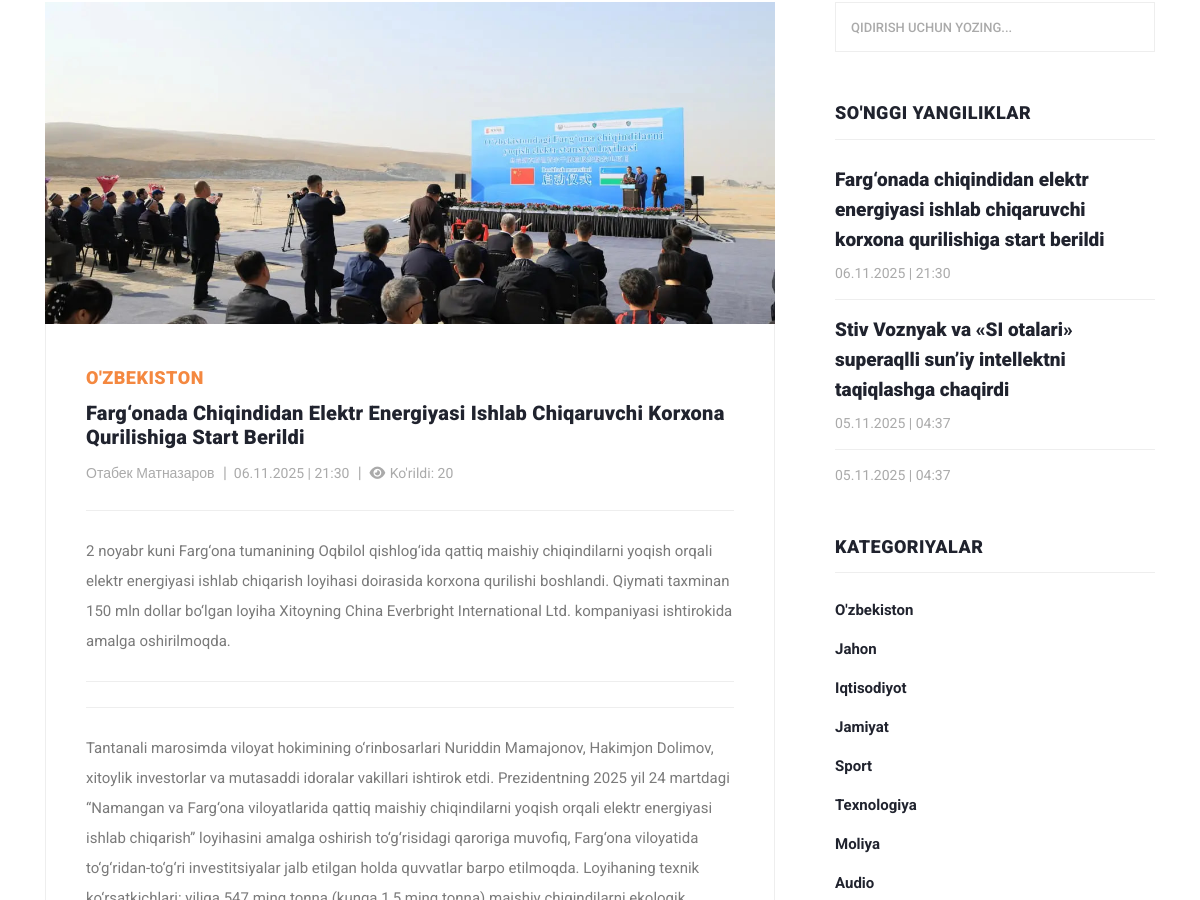
/?controller=news_view&id=1 (middle part), run on an earlier commit of the app's database.
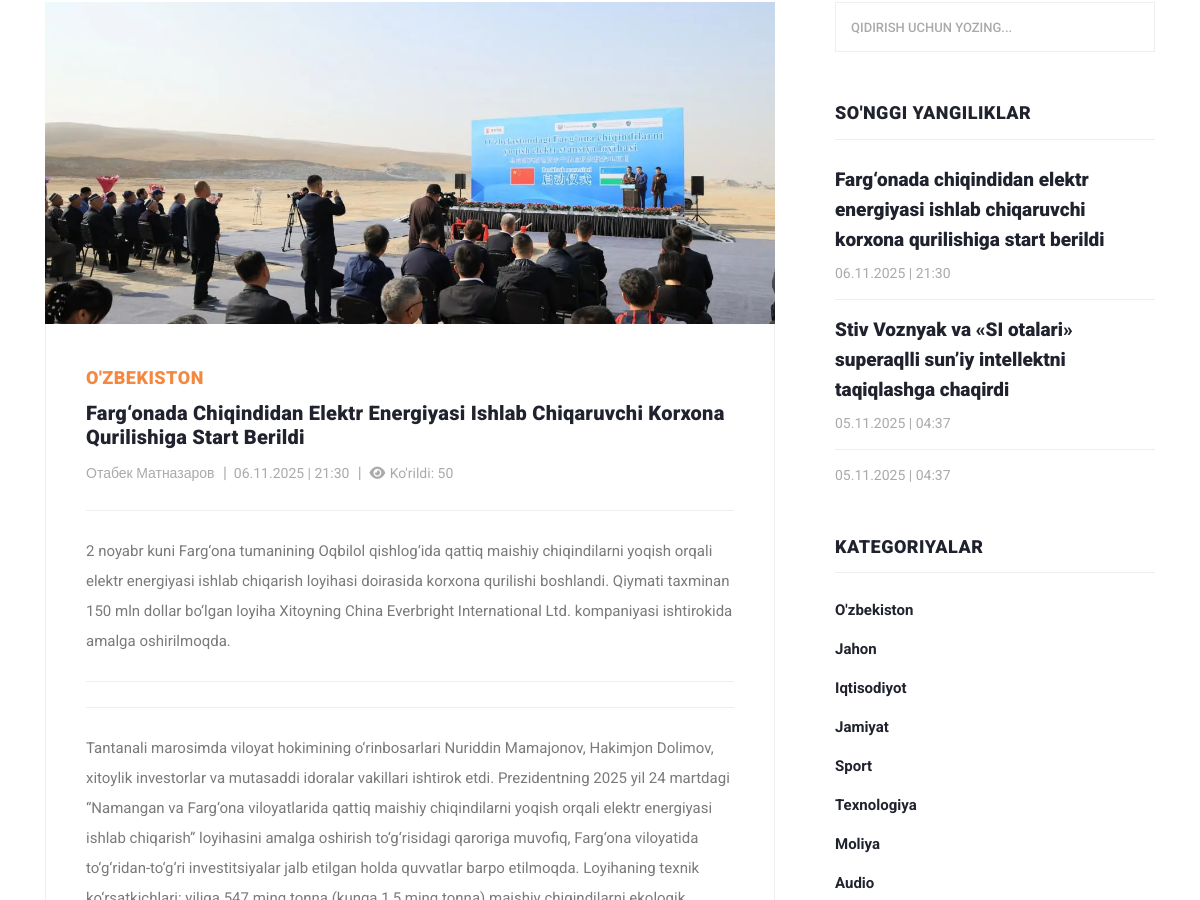
And on a later commit of the database.
### tables this page shows
CREATE TABLE `news`
(
    `id`          INTEGER PRIMARY KEY AUTOINCREMENT,
    `author_id`   INTEGER NOT NULL,
    `is_banner`   INTEGER DEFAULT 0 CHECK (is_banner IN (0, 1)), -- 0=yo'q, 1=ha
    `title`       TEXT    NOT NULL,
    `description` TEXT,
    `category_id` INTEGER NOT NULL,
    `image`       TEXT    DEFAULT NULL,
    `body`        TEXT    DEFAULT NULL,
    `seen_count`  INTEGER DEFAULT 0 CHECK (seen_count >= 0),
    `created_at`  TEXT    DEFAULT (datetime('now', '+5 hours')), -- sqlite da datetime turi yo'q
    `updated_at`  TEXT    DEFAULT (datetime('now', '+5 hours')),
    `status`      INTEGER DEFAULT 1 CHECK (status IN (0, 1))    -- 0=nofaol, 1=faol

);

CREATE TABLE `category`
(
    `id`     INTEGER PRIMARY KEY AUTOINCREMENT,
    `name`   TEXT NOT NULL,
    `status` BOOLEAN DEFAULT TRUE
);

CREATE TABLE `author`
(
  `id` INTEGER PRIMARY KEY AUTOINCREMENT,
  `name` VARCHAR(100) NOT NULL,
  `status` BOOLEAN DEFAULT TRUE
);

### models/news.php (called while the page is built, shortened)
<?php
function getLastNews(): array
{
    global $pdo;
    $sql = "SELECT
                `N`.`id` AS `news_id`,
                `A`.`name` AS `muallif`,
                `N`.`title` AS `sarlavha`,
                `N`.`description` AS `qisqa_tavsif`,
                `C`.`name` AS `kategoriya`,
                `N`.`image` AS `rasm`,
               -- `N`.`body` AS `yangilik_matni`,
                `N`.`seen_count` AS `kurishlar_soni`,
                DATETIME(`N`.`created_at`, 'localtime') AS `yaratilgan_vaqti`  -- device localtime da vaqtni ko'rsatish
                -- `N`.`created_at` AS `yaratilgan_vaqti`      -- GMT+5 da ko'rsatish
            FROM `news` AS `N`
            JOIN `category` AS `C`
             ON `N`.`category_id` = `C`.`id`
            JOIN `author` AS `A`
            ON `N`.`author_id` = `A`.`id`
            WHERE `N`.`status` = " . ACTIVE .
        " ORDER BY `yaratilgan_vaqti` DESC
            LIMIT 3";
    $stmt = $pdo->prepare($sql);
    $stmt->execute();
    return $stmt->fetchAll(PDO::FETCH_ASSOC);
}
function getNewsById(int $id): array
{
    global $pdo;
    $sql = "SELECT
                `N`.`id` AS `news_id`,
                `A`.`name` AS `muallif`,
                `N`.`title` AS `sarlavha`,
                `N`.`description` AS `qisqa_tavsif`,
                `C`.`name` AS `kategoriya`,
                `N`.`image` AS `rasm`,
                `N`.`body` AS `yangilik_matni`,
                `N`.`seen_count` AS `kurishlar_soni`,
                DATETIME(`N`.`created_at`, 'localtime') AS `yaratilgan_vaqti`  -- device localtime da vaqtni ko'rsatish
            FROM `news` AS `N`
            LEFT JOIN `category` AS `C`
             ON `N`.`category_id` = `C`.`id` AND `C`.`status` = " . ACTIVE . "
            JOIN `author` AS `A`
            ON `N`.`author_id` = `A`.`id`
            WHERE `N`.`status` = " . ACTIVE .
        " AND `N`.`id` = :id " .
        " LIMIT 1 ; ";
    $stmt = $pdo->prepare($sql);
    $stmt->bindParam(':id', $id, PDO::PARAM_INT);
    $stmt->execute();
    return $stmt->fetch(PDO::FETCH_ASSOC);
}
function updateCount($id)
{
    global $pdo;
    $sql = "UPDATE `news`
    SET `seen_count` = `seen_count` + 1
    WHERE `id` = :id";
    $stmt = $pdo->prepare($sql);
    $stmt->bindParam(':id', $id, PDO::PARAM_INT);
    try {
        return $stmt->execute();
    } catch (PDOException $e) {
        dd($e->getMessage());
    }
}

### index.php (called while the page is built)
<?php
require_once __DIR__ . '/controllers/mainController.php';

### views/view.php (called while the page is built, shortened)
<?php
require_once __DIR__ . '/widgets/header.php';
require_once __DIR__ . '/widgets/view-main-content.php';
require_once __DIR__ . '/widgets/footer.php';

### helpers.php (called while the page is built, shortened)
<?php
function getImage(string $table_name, int $id, mixed $filename): string
{
    $relativePath = "uploads/$table_name/$id/$filename";
    if (file_exists(PROJECT_ROOT . $relativePath)) {
        return '/' . $relativePath;
    }
    return '/assets/images/no_image.png';
}

### controllers/imports.php (called while the page is built, shortened)
<?php
$categories = getCategories();
$news = getLastNews();

### models/categories.php (called while the page is built)
<?php
function getCategories(): array
{
    global $pdo;
    $sql = "SELECT
                `name`
            FROM `category`
            WHERE `status` = " . ACTIVE . "
            ORDER BY `id`
            ";
    $stmt = $pdo->prepare($sql);
    $stmt->execute();
    return $stmt->fetchAll(PDO::FETCH_ASSOC);
}

### views/widgets/view-main-content.php (the view, shortened to what this page needs)
<section class="blog-posts grid-system">
    <div class="container">
        <div class="row">
            <div class="col-lg-8">
                <div class="all-blog-posts">
                    <div class="row">
                        <div class="col-lg-12">
                            <div class="blog-post">
                                <div class="blog-thumb">
                                    <?php $image = getImage('news', $newsItem['news_id'], $newsItem['rasm']); ?>
                                    <a>
                                        <img src="<?= $image; ?>"
                                             style="height: 322px; width: 730px; object-fit: cover"
                                             alt="<?= $newsItem['sarlavha']; ?> ">
                                    </a>
                                </div>
                                <div class="down-content">
                                    <span> <?= $newsItem['kategoriya']; ?> </span>
                                    <a><h4> <?= $newsItem['sarlavha'] ?> </h4></a>
                                    <ul class="post-info">
                                        <li><a href="#"> <?= $newsItem['muallif'] ?> </a></li>
                                        <li>
                                            <a> <?= date('d.m.Y  |  H:i', strtotime($newsItem['yaratilgan_vaqti'])); ?> </a>
                                        </li>
                                        <li><a> <i class="fas fa-eye"></i>
                                                Ko'rildi: <?= $newsItem['kurishlar_soni']; ?> </a></li>
                                    </ul>
                                    <p> <?= $newsItem['qisqa_tavsif'] ?> </p>
                                    <p> <?= $newsItem['yangilik_matni'] ?> </p>
                                </div>
                            </div>
                        </div>
                    </div>
                </div>
            </div>
            <div class="col-lg-4">
                <?php require_once __DIR__ . '/sidebar.php'; ?>
            </div>
        </div>
    </div>
</section>

### controllers/mainController.php (shortened to what this page needs)
<?php
require_once __DIR__ . '/imports.php';
if (!empty($_GET['controller'])) {
    $controller = $_GET['controller'];
    switch ($controller) {
        case 'news_view':
            $id = (int)($_GET['id'] ?? 0);
            $newsItem = getNewsById($id);
            if (!updateCount($id)) {
                $_SESSION['error'] = "Ko'rishlar soni o'zgarmadi";
            } else {
                require_once __DIR__ . '/../views/view.php';
            }
            break;
    }
} else {
    require_once __DIR__ . '/../views/index.php';
}

### views/widgets/header.php (shortened to what this page needs)
<!DOCTYPE html>
<html lang="uz">
<head>
    <link href="vendor/bootstrap/css/bootstrap.min.css" rel="stylesheet">
    <link rel="stylesheet" href="assets/css/all.min.css">
    <link rel="stylesheet" href="assets/css/fontawesome.css">
    <link rel="stylesheet" href="assets/css/templatemo-stand-blog.css">
    <link rel="stylesheet" href="assets/css/owl.css">
</head>
<body>

### views/widgets/sidebar.php (shortened to what this page needs)
<div class="sidebar">
    <div class="row">
        <div class="col-lg-12">
            <div class="sidebar-item search">
                <form id="search_form" name="gs" method="GET" action="#">
                    <input type="text" name="q" class="searchText" placeholder="qidirish uchun yozing..."
                           autocomplete="on">
                </form>
            </div>
        </div>
        <div class="col-lg-12">
            <div class="sidebar-item recent-posts">
                <div class="sidebar-heading">
                    <h2>So'nggi yangiliklar</h2>
                </div>
                <div class="content">
                    <ul>
                        <?php if (!empty($news)): ?>
                            <?php foreach ($news as $news_item): ?>
                                <li>
                                    <a href="?controller=news_view&id=<?= htmlspecialchars($news_item['news_id']) ?>">
                                        <h5> <?= htmlspecialchars($news_item['sarlavha']); ?> </h5>
                                        <span><?= date('d.m.Y  |  H:i', strtotime($news_item['yaratilgan_vaqti'])); ?></span>
                                    </a>
                                </li>
                            <?php endforeach; ?>
                        <?php else: echo 'news massivi null!'; ?>
                        <?php endif; ?>
                    </ul>
                </div>
            </div>
        </div>
        <div class="col-lg-12">
            <div class="sidebar-item categories">
                <div class="sidebar-heading">
                    <h2>Kategoriyalar</h2>
                </div>
                <div class="content">
                    <ul>
                        <?php if (!empty($categories)): ?>
                            <?php foreach ($categories as $category): ?>
                                <li><a href="#"> <?= $category['name'] ?> </a></li>
                            <?php endforeach; ?>
                        <?php endif; ?>
                    </ul>
                </div>
            </div>
        </div>
    </div>
</div>

### views/widgets/footer.php (shortened to what this page needs)
</body>
</html>

### assets/css/templatemo-stand-blog.css (style rules this page uses)
body { font-family: 'Roboto', sans-serif; overflow-x: hidden; text-rendering: optimizeLegibility; -webkit-font-smoothing: antialiased; -moz-osx-font-smoothing: grayscale; }
p { margin-bottom: 0px; font-size: 15px; font-weight: 400; color: #7a7a7a; line-height: 30px; }
a { text-decoration: none!important; }
ul { padding: 0; margin: 0; list-style: none; }
h1,h2,h3,h4,h5,h6 { margin: 0px; }
.blog-posts { margin-top: 100px; }
.blog-posts .blog-post { margin-bottom: 30px; }
.blog-posts .blog-thumb img { width: 100%; overflow: hidden; }
.blog-posts .down-content { padding: 40px; border-right: 1px solid #eee; border-left: 1px solid #eee; border-bottom: 1px solid #eee; }
.blog-posts .down-content span { font-size: 18px; text-transform: uppercase; letter-spacing: 0.5px; font-weight: 900; color: #f48840; }
.blog-posts .down-content h4 { font-size: 24px; text-transform: capitalize; letter-spacing: 0.5px; font-weight: 900; color: #20232e; margin: 10px 0px 12px 0px; }
.blog-posts .down-content ul.post-info li { display: inline-block; margin-right: 8px; }
.blog-posts .down-content ul.post-info li:after { content: '|'; color: #aaa; margin-left: 8px; }
.blog-posts .down-content h4 { font-size: 20px; letter-spacing: 0.25px; }
.grid-system .down-content ul.post-info li { margin-right: 3px; }
.grid-system .down-content ul.post-info li:after { margin-left: 5px; }
.blog-posts .down-content ul.post-info li:last-child::after { display: none; }
.blog-posts .down-content ul.post-info li a { font-size: 14px; color: #aaa; font-weight: 400; transition: all .3s; }
.blog-posts .down-content p { padding: 25px 0px; margin: 25px 0px; border-top: 1px solid #eee; border-bottom: 1px solid #eee; }
.blog-posts .sidebar-heading h2 { font-size: 18px; text-transform: uppercase; font-weight: 900; letter-spacing: 0.5px; color: #20232e; border-bottom: 1px solid #eee; padding-bottom: 15px; margin-bottom: 25px; }
.sidebar { margin-left: 30px; }
.sidebar .sidebar-item { margin-top: 50px; }
.sidebar .search { margin-top: 0px; }
.sidebar .sidebar-heading h2 { font-size: 18px; text-transform: uppercase; font-weight: 900; letter-spacing: 0.5px; color: #20232e; border-bottom: 1px solid #eee; padding-bottom: 15px; margin-bottom: 25px; }
.sidebar .search input { width: 100%; height: 50px; border: 1px solid #eee; font-size: 13px; text-transform: uppercase; font-weight: 500; color: #7a7a7a; outline: none; padding: 0px 15px; }
.sidebar .search input::placeholder { color: #aaa; }
.sidebar .recent-posts ul li { margin-bottom: 15px; padding-bottom: 15px; border-bottom: 1px solid #eee; }
.sidebar .recent-posts ul li:last-child { margin-bottom: 0px; padding-bottom: 0px; border-bottom: none; }
.sidebar .recent-posts ul li h5 { font-size: 19px; font-weight: 900; color: #20232e; line-height: 30px; transition: all 0.3s; }
.sidebar .recent-posts ul li span { display: block; font-size: 14px; color: #aaa; margin-top: 8px; }
.sidebar .categories ul li { margin-bottom: 15px; }
.sidebar .categories ul li a { font-size: 15px; font-weight: 700; color: #20232e; transition: all .3s; }

What changed in the data, as far as the page shows it:
changed news "O'ZBEKISTON": seen_count "20" → "50"
